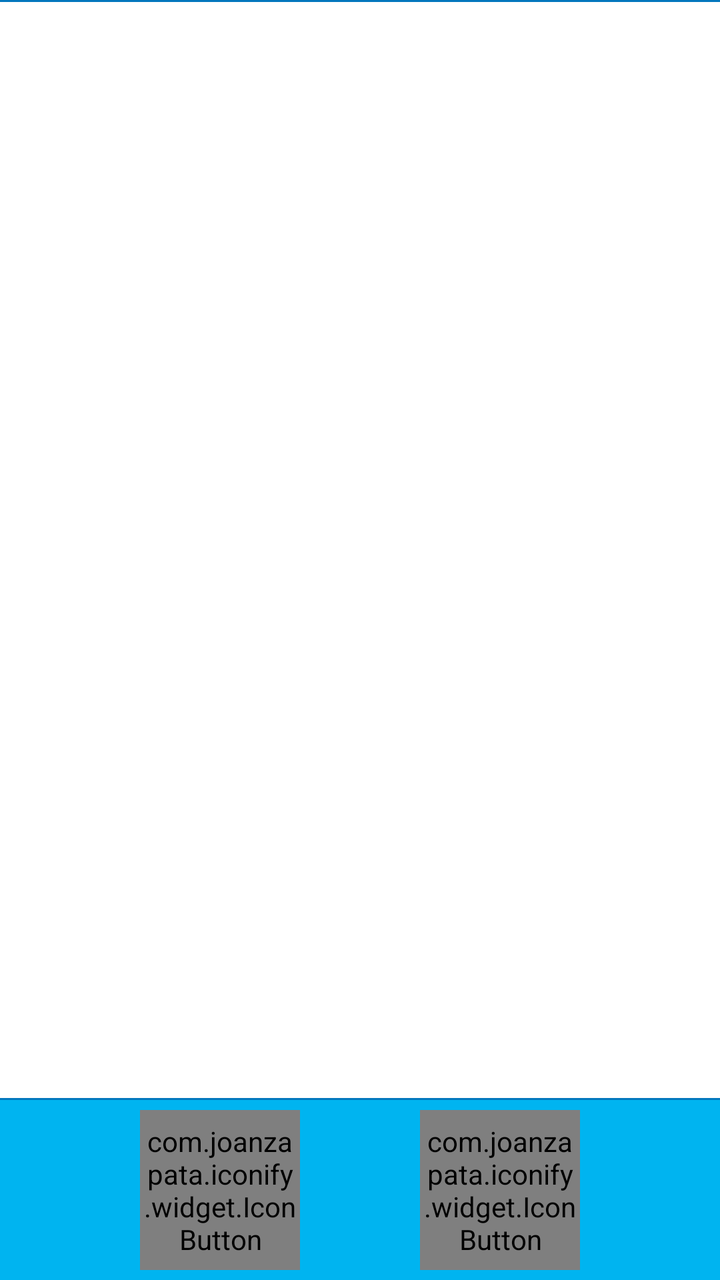
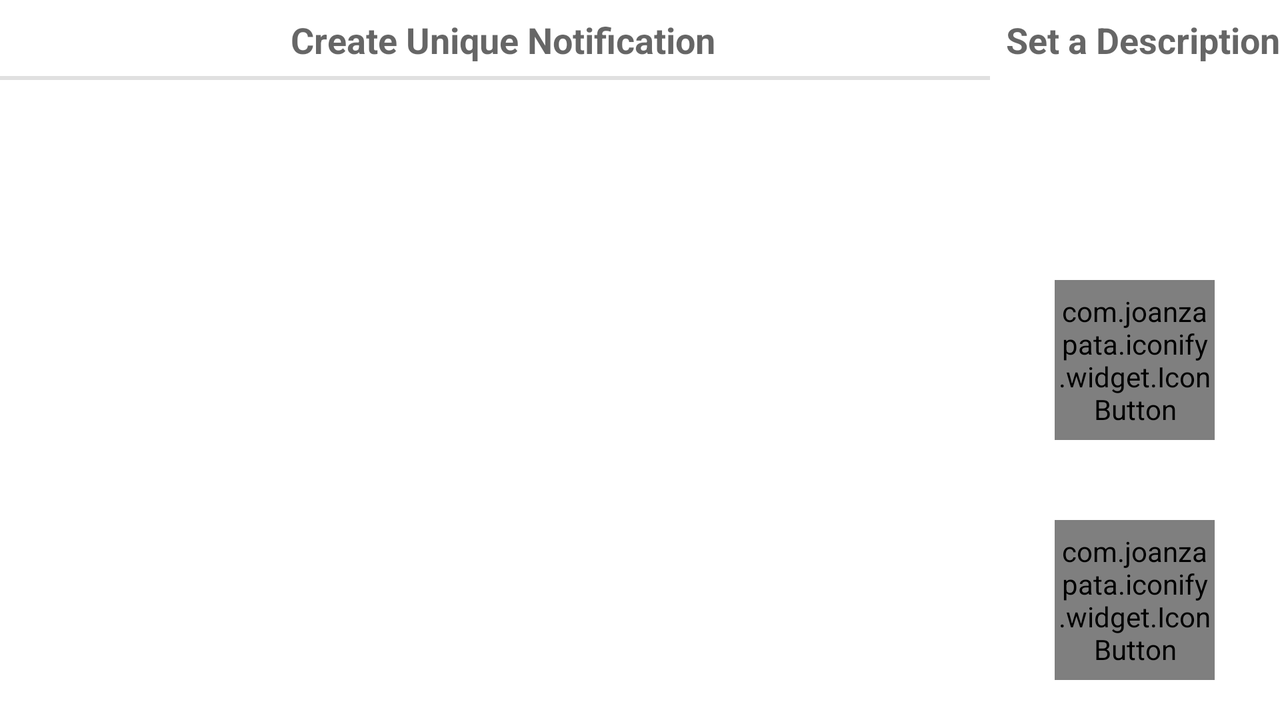

Compare how this app lays out the same screen by default and in its alternative resource folder. The renders come first, then the two layout files and the values they reference.
<!-- AndroidManifest.xml: application theme AppTheme -->
<!-- res/layout/fragment_customize_notification.xml -->
<LinearLayout xmlns:android="http://schemas.android.com/apk/res/android"
              xmlns:tools="http://schemas.android.com/tools"
              android:layout_width="match_parent"
              android:orientation="vertical"
              android:id="@+id/linearlayout"
              android:gravity="center"
              android:layout_height="match_parent">


    <TextView android:layout_width="match_parent"
              android:background="?colorPrimaryDark"
              android:layout_height="1dp"/>


    <LinearLayout android:layout_width="match_parent"
                  android:layout_height="0dp"
                  android:background="#ffffff"
                  android:layout_weight="1"
                  android:orientation="vertical">


        <ListView
                android:textAllCaps="false"
                android:layout_height="0dp"
                android:layout_weight="1"
                android:layout_width="match_parent"
                android:background="#ffffff"

                android:id="@id/android:list"/>

    </LinearLayout>


    <TextView android:layout_width="match_parent"
              android:background="?colorPrimaryDark"
              android:layout_height="1dp"/>

    <LinearLayout android:layout_width="match_parent"
                  android:layout_height="wrap_content"
                  android:layout_gravity="center"
                  android:background="?colorPrimary"
                  android:gravity="center"
                  android:orientation="horizontal">

        <com.joanzapata.iconify.widget.IconButton
                android:id="@+id/plusButton"
                android:layout_width="80dp"
                android:layout_height="80dp"

                android:text="{fa-plus}"
                android:textColor="#ffffff"
                android:textSize="25sp"
                android:layout_marginTop="5dp"
                android:layout_marginBottom="5dp"
                android:layout_marginRight="30dp"
                android:background="@drawable/circle_button"/>

        <com.joanzapata.iconify.widget.IconButton
                android:id="@+id/createButton"
                android:layout_width="80dp"
                android:layout_height="80dp"
                android:layout_marginLeft="30dp"
                android:background="@drawable/circle_button_green"
                android:layout_marginTop="5dp"
                android:layout_marginBottom="5dp"
                android:textColor="#ffffff"
                android:textSize="25sp"

                android:text="{fa-check}"/>


    </LinearLayout>

</LinearLayout>
<!-- resources referenced by this layout -->
<resources>
  <!-- drawable circle_button (drawable-hdpi) -->
  <?xml version="1.0" encoding="utf-8"?>
  <shape xmlns:android="http://schemas.android.com/apk/res/android"
         android:shape="rectangle">
  <corners android:radius="1000dp" />
  <solid android:color="?attr/colorPrimary" />
  <stroke
          android:width="2dip"
          android:color="?attr/colorPrimaryDark" />
  <padding
          android:bottom="4dp"
          android:left="4dp"
          android:right="4dp"
          android:top="4dp" />
  </shape>
  <!-- drawable circle_button_green (drawable-hdpi) -->
  <?xml version="1.0" encoding="utf-8"?>
  <shape xmlns:android="http://schemas.android.com/apk/res/android"
         android:shape="rectangle">
  <corners android:radius="1000dp" />
  <solid android:color="#64dd17" />
  <stroke
          android:width="2dip"
          android:color="?attr/colorPrimaryDark" />
  <padding
          android:bottom="4dp"
          android:left="4dp"
          android:right="4dp"
          android:top="4dp" />
  </shape>
  <style name="AppTheme" parent="Theme.AppCompat.Light.NoActionBar">
          
          <item name="colorPrimary">#00b4f0</item>
          
          <item name="colorPrimaryDark">#0277bd</item>
          
          <item name="colorAccent">#FF4081</item>
      </style>
</resources>
<!-- res/layout-land/fragment_customize_notification.xml (the repository's variant of the layout above) -->
<!-- drawn on the phone turned sideways -->
<LinearLayout
        xmlns:android="http://schemas.android.com/apk/res/android"
        xmlns:tools="http://schemas.android.com/tools"
        android:layout_width="fill_parent"
        android:layout_height="fill_parent"
        android:orientation="horizontal"
        android:id="@+id/linearlayout"


>


    <LinearLayout android:layout_width="wrap_content"
                  android:layout_height="match_parent"
                  android:layout_weight="0.7"
                  android:background="#ffffff"

                  android:orientation="vertical">

        <TextView
                android:textAllCaps="false"
                android:layout_height="40dp"
                android:layout_width="match_parent"
                android:text="Create Unique Notification"
                android:gravity="center"

                android:textStyle="bold"
                android:textSize="18sp"
                style="?android:attr/listSeparatorTextViewStyle"/>


        <ListView
                android:textAllCaps="false"
                android:layout_height="0dp"
                android:layout_weight="1"
                android:layout_width="match_parent"
                android:background="#ffffff"

                android:id="@id/android:list"/>

    </LinearLayout>


    <LinearLayout android:layout_width="wrap_content"
                  android:layout_height="match_parent"
                  android:layout_gravity="center"
                  android:background="#ffffff"
                  android:gravity="center"
                  android:orientation="vertical">

        <LinearLayout android:layout_width="wrap_content"
                      android:orientation="vertical"
                      android:background="#ffffff"
                      android:layout_weight="0.3"
                      android:layout_height="match_parent">

            <TextView
                    android:textAllCaps="false"
                    android:layout_height="40dp"
                    android:layout_width="match_parent"
                    android:text="Set a Description"
                    android:gravity="center"
                    android:textSize="18sp"
                    android:background="@null"
                    android:textStyle="bold"
                    style="?android:attr/listSeparatorTextViewStyle"/>

            <EditText
                    android:layout_width="match_parent"
                    android:layout_height="wrap_content"
                    android:background="@null"
                    android:padding="5dp"
                    android:id="@+id/selected_location" android:layout_gravity="center_horizontal"/>
        </LinearLayout>

        <com.joanzapata.iconify.widget.IconButton
                android:id="@+id/plusButton"
                android:layout_width="80dp"
                android:layout_height="80dp"
                android:layout_margin="20dp"
                android:text="{fa-plus}"
                android:textColor="#ffffff"
                android:textSize="25sp"
                android:background="@drawable/circle_button"/>

        <com.joanzapata.iconify.widget.IconButton
                android:id="@+id/createButton"
                android:layout_width="80dp"
                android:layout_height="80dp"
                android:background="@drawable/circle_button_green"
                android:layout_margin="20dp"
                android:textColor="#ffffff"
                android:textSize="16sp"
                android:text="Create"/>


    </LinearLayout>


</LinearLayout>
